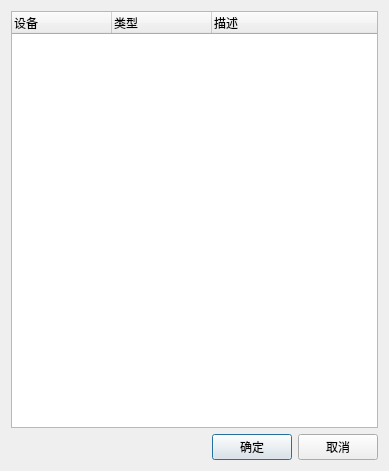
<?xml version="1.0" encoding="UTF-8"?>
<ui version="4.0">
 <class>DeviceListDialog</class>
 <widget class="QDialog" name="DeviceListDialog">
  <property name="geometry">
   <rect>
    <x>0</x>
    <y>0</y>
    <width>389</width>
    <height>471</height>
   </rect>
  </property>
  <property name="windowTitle">
   <string>设备列表</string>
  </property>
  <layout class="QVBoxLayout" name="verticalLayout">
   <item>
    <widget class="QTreeWidget" name="treeWidget">
     <property name="contextMenuPolicy">
      <enum>Qt::CustomContextMenu</enum>
     </property>
     <property name="editTriggers">
      <set>QAbstractItemView::DoubleClicked</set>
     </property>
     <column>
      <property name="text">
       <string>设备</string>
      </property>
     </column>
     <column>
      <property name="text">
       <string>类型</string>
      </property>
     </column>
     <column>
      <property name="text">
       <string>描述</string>
      </property>
     </column>
    </widget>
   </item>
   <item>
    <layout class="QHBoxLayout" name="horizontalLayout">
     <item>
      <spacer name="horizontalSpacer">
       <property name="orientation">
        <enum>Qt::Horizontal</enum>
       </property>
       <property name="sizeHint" stdset="0">
        <size>
         <width>40</width>
         <height>20</height>
        </size>
       </property>
      </spacer>
     </item>
     <item>
      <widget class="QPushButton" name="pushButtonAccept">
       <property name="text">
        <string>确定</string>
       </property>
      </widget>
     </item>
     <item>
      <widget class="QPushButton" name="pushButtonReject">
       <property name="text">
        <string>取消</string>
       </property>
      </widget>
     </item>
    </layout>
   </item>
  </layout>
 </widget>
 <layoutdefault spacing="6" margin="11"/>
 <resources/>
 <connections/>
</ui>
